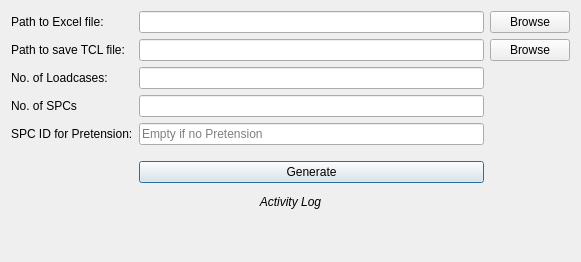
<?xml version="1.0" encoding="UTF-8"?>
<ui version="4.0">
 <class>load</class>
 <widget class="QDialog" name="load">
  <property name="geometry">
   <rect>
    <x>0</x>
    <y>0</y>
    <width>581</width>
    <height>262</height>
   </rect>
  </property>
  <property name="windowTitle">
   <string>Loadcase and Loadstep Generator for Hypermesh</string>
  </property>
  <layout class="QGridLayout" name="gridLayout">
   <item row="0" column="2">
    <widget class="QPushButton" name="browseExcel">
     <property name="focusPolicy">
      <enum>Qt::NoFocus</enum>
     </property>
     <property name="text">
      <string>Browse</string>
     </property>
    </widget>
   </item>
   <item row="4" column="1">
    <widget class="QLineEdit" name="pretSPC">
     <property name="minimumSize">
      <size>
       <width>100</width>
       <height>0</height>
      </size>
     </property>
     <property name="focusPolicy">
      <enum>Qt::StrongFocus</enum>
     </property>
     <property name="text">
      <string/>
     </property>
     <property name="placeholderText">
      <string>Empty if no Pretension</string>
     </property>
    </widget>
   </item>
   <item row="0" column="0">
    <widget class="QLabel" name="label">
     <property name="text">
      <string>Path to Excel file:</string>
     </property>
    </widget>
   </item>
   <item row="2" column="0">
    <widget class="QLabel" name="label_3">
     <property name="text">
      <string>No. of Loadcases:</string>
     </property>
    </widget>
   </item>
   <item row="1" column="0">
    <widget class="QLabel" name="label_2">
     <property name="text">
      <string>Path to save TCL file:</string>
     </property>
    </widget>
   </item>
   <item row="3" column="1">
    <widget class="QLineEdit" name="nSPC">
     <property name="minimumSize">
      <size>
       <width>100</width>
       <height>0</height>
      </size>
     </property>
     <property name="focusPolicy">
      <enum>Qt::StrongFocus</enum>
     </property>
    </widget>
   </item>
   <item row="1" column="2">
    <widget class="QPushButton" name="browseTCL">
     <property name="focusPolicy">
      <enum>Qt::NoFocus</enum>
     </property>
     <property name="text">
      <string>Browse</string>
     </property>
    </widget>
   </item>
   <item row="2" column="1">
    <widget class="QLineEdit" name="nLoadCase">
     <property name="minimumSize">
      <size>
       <width>100</width>
       <height>0</height>
      </size>
     </property>
     <property name="focusPolicy">
      <enum>Qt::StrongFocus</enum>
     </property>
    </widget>
   </item>
   <item row="4" column="0">
    <widget class="QLabel" name="label_5">
     <property name="text">
      <string>SPC ID for Pretension:</string>
     </property>
    </widget>
   </item>
   <item row="3" column="0">
    <widget class="QLabel" name="label_4">
     <property name="text">
      <string>No. of SPCs</string>
     </property>
    </widget>
   </item>
   <item row="1" column="1">
    <widget class="QLineEdit" name="tcl_file">
     <property name="minimumSize">
      <size>
       <width>100</width>
       <height>0</height>
      </size>
     </property>
     <property name="focusPolicy">
      <enum>Qt::StrongFocus</enum>
     </property>
    </widget>
   </item>
   <item row="6" column="1">
    <widget class="QPushButton" name="generate">
     <property name="focusPolicy">
      <enum>Qt::StrongFocus</enum>
     </property>
     <property name="text">
      <string>Generate</string>
     </property>
    </widget>
   </item>
   <item row="0" column="1">
    <widget class="QLineEdit" name="excel_file">
     <property name="minimumSize">
      <size>
       <width>100</width>
       <height>0</height>
      </size>
     </property>
     <property name="focusPolicy">
      <enum>Qt::StrongFocus</enum>
     </property>
    </widget>
   </item>
   <item row="9" column="0">
    <spacer name="verticalSpacer_2">
     <property name="orientation">
      <enum>Qt::Vertical</enum>
     </property>
     <property name="sizeType">
      <enum>QSizePolicy::Fixed</enum>
     </property>
     <property name="sizeHint" stdset="0">
      <size>
       <width>0</width>
       <height>0</height>
      </size>
     </property>
    </spacer>
   </item>
   <item row="5" column="1">
    <spacer name="verticalSpacer">
     <property name="orientation">
      <enum>Qt::Vertical</enum>
     </property>
     <property name="sizeType">
      <enum>QSizePolicy::Fixed</enum>
     </property>
     <property name="sizeHint" stdset="0">
      <size>
       <width>20</width>
       <height>10</height>
      </size>
     </property>
    </spacer>
   </item>
   <item row="8" column="0" colspan="3">
    <widget class="QLabel" name="errorLabel">
     <property name="sizePolicy">
      <sizepolicy hsizetype="Expanding" vsizetype="Preferred">
       <horstretch>0</horstretch>
       <verstretch>30</verstretch>
      </sizepolicy>
     </property>
     <property name="minimumSize">
      <size>
       <width>50</width>
       <height>20</height>
      </size>
     </property>
     <property name="maximumSize">
      <size>
       <width>16777215</width>
       <height>30</height>
      </size>
     </property>
     <property name="text">
      <string/>
     </property>
    </widget>
   </item>
   <item row="7" column="0" colspan="3">
    <widget class="QLabel" name="label_6">
     <property name="text">
      <string>&lt;html&gt;&lt;head/&gt;&lt;body&gt;&lt;p align=&quot;center&quot;&gt;&lt;span style=&quot; font-style:italic;&quot;&gt;Activity Log&lt;/span&gt;&lt;/p&gt;&lt;/body&gt;&lt;/html&gt;</string>
     </property>
    </widget>
   </item>
  </layout>
 </widget>
 <tabstops>
  <tabstop>excel_file</tabstop>
  <tabstop>tcl_file</tabstop>
  <tabstop>nLoadCase</tabstop>
  <tabstop>nSPC</tabstop>
  <tabstop>pretSPC</tabstop>
  <tabstop>generate</tabstop>
  <tabstop>browseExcel</tabstop>
  <tabstop>browseTCL</tabstop>
 </tabstops>
 <resources/>
 <connections/>
</ui>
